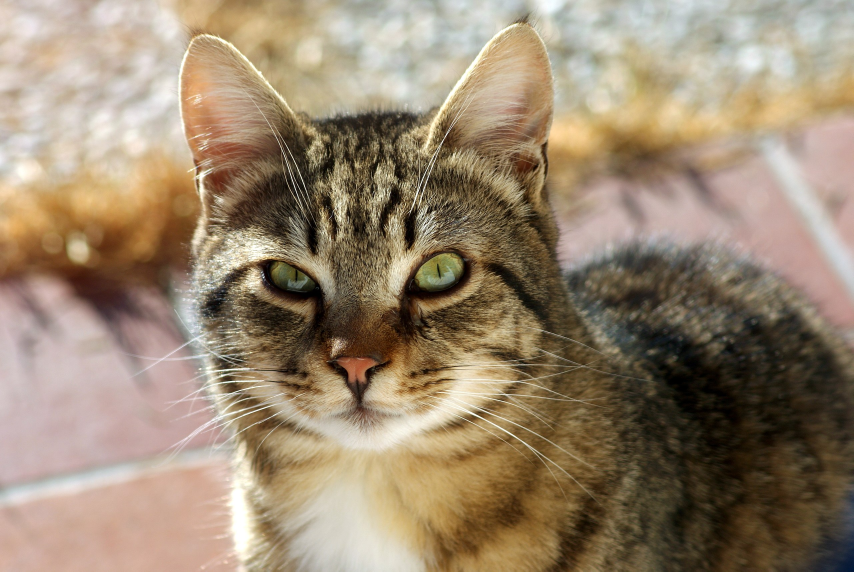
#> input picture Cat.jpg, 2560 x 1714 px (shown at 1/3 size)
$ python photo_to_cartoon.py --image Cat.jpg
#> lines starting #> are read from the running program, lines starting #| are printed output that depends on the picture; after the words box and inside, x2 and y2 are one past the last pixel; in counts of white or black regions, pixels touching at a corner belong together
#!/usr/bin/python3

import cv2
from argparse import ArgumentParser as args

def cartoonize(img_path):
#> called with img_path = 'Cat.jpg'
   num_down = 2
   num_bilateral = 7

   img=cv2.imread(img_path)
#> img is the input picture: shape (1714, 2560, 3); mean B, G, R 111.9, 134.8, 152.8
   img_copy = img

   try:
      for _ in range(num_down):
         img_copy = cv2.pyrDown(img_copy)
#> this loop made 2 passes
#> pass 2, in cartoonize, `img_copy = cv2.pyrDown(img_copy)`:
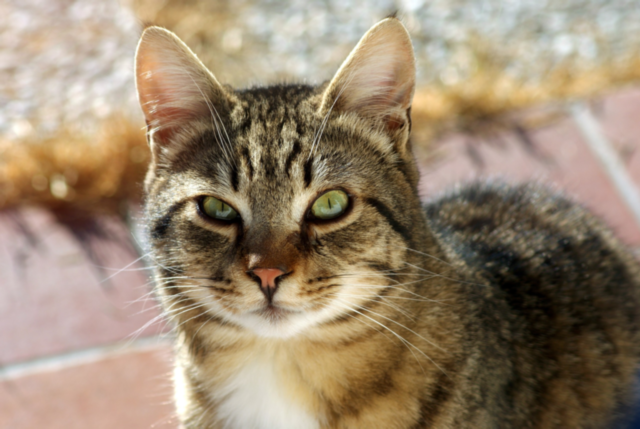
#> img_copy: shape (429, 640, 3); mean B, G, R 112, 134.9, 152.9
   except:
      print("No such image found. Please check file path.")
      return

   for _ in range(num_bilateral):
        img_copy = cv2.bilateralFilter(img_copy, d=9, sigmaColor=9, sigmaSpace=7)

   for _ in range(num_down):
      img_copy = cv2.pyrUp(img_copy)


   img_gray = cv2.cvtColor(img, cv2.COLOR_RGB2GRAY)
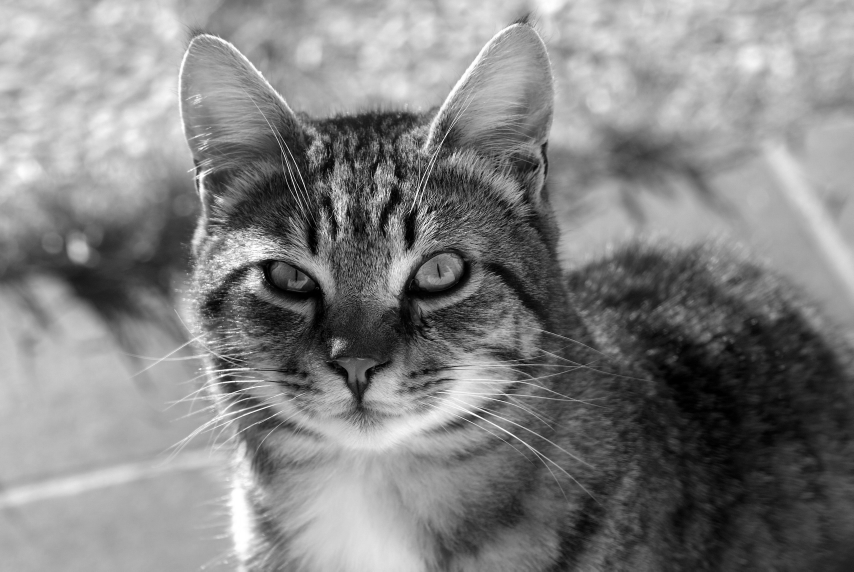
#> img_gray: shape (1714, 2560) (shown at 1/3 size); min 0, max 255, mean 130
   img_blur = cv2.medianBlur(img_gray, 7)


   img_edge = cv2.adaptiveThreshold(img_blur, 255,
      cv2.ADAPTIVE_THRESH_MEAN_C,
      cv2.THRESH_BINARY,
      blockSize=9,
      C=2)
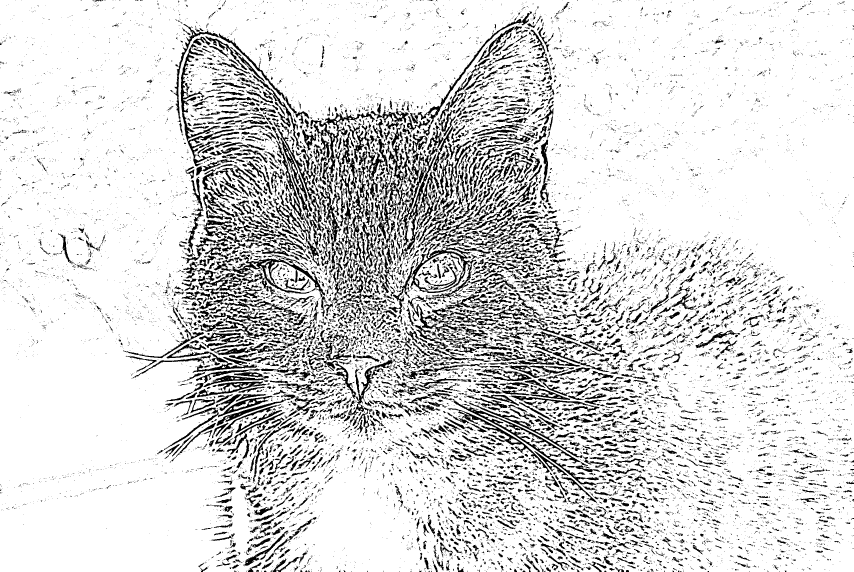
#> img_edge: shape (1714, 2560) (shown at 1/3 size); 85.1% white; 19072 black regions (15661 under 20 px), largest, box (x1, y1, x2, y2) and area: (1165, 726, 1429, 943) 9240, (1130, 430, 1232, 866) 8896, (641, 764, 976, 951) 7710

   #Converting to RGB from GrayScale
   img_edge = cv2.cvtColor(img_edge, cv2.COLOR_GRAY2RGB)

   try:
      img_cartoon = cv2.bitwise_and(img_copy, img_edge)
   except:
      print("Image could not be cartoonized due to inconsistency in channels")
      return

   cv2.imshow("cartooned image", img_cartoon)
   cv2.waitKey(0)

parser=args()
parser.add_argument('-i','--image',default='def.jpg',type=str,help='Path to image file')
argument=parser.parse_args()
img_path=argument.image

cartoonize(img_path)
